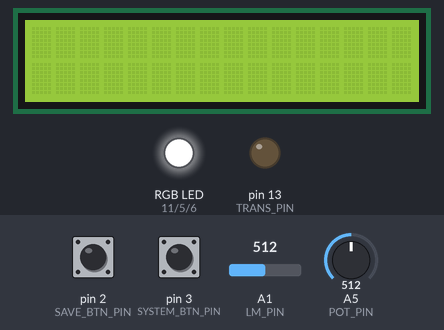
This sketch was run on a simulated Arduino Uno, built with avr-gcc and run on an emulated ATmega328P. On the bench: 16×2 character LCD, an RGB LED mixed from three pins (HIGH = lit), output pins drawn as LEDs (lit = HIGH). The test bench sets the inputs (shaded band); at power-on: pin 3 (SYSTEM_BTN_PIN) HIGH, pin 2 (SAVE_BTN_PIN) HIGH, A1 (LM_PIN) = 512, A5 (POT_PIN) = 512. EEPROM starts erased; pins used as bus, display or sensor lines are not drawn; what the sketch prints to the serial monitor is not drawn.

Above: at 1.2 s.
1.3 s: pin 3 (SYSTEM_BTN_PIN) pulled LOW for 0.15 s
At 2.3 s:
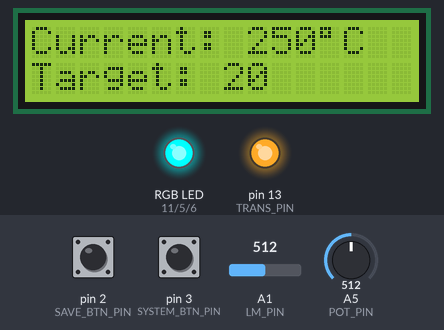
2.9 s: pin 2 (SAVE_BTN_PIN) pulled LOW for 0.15 s
At 3.6 s:
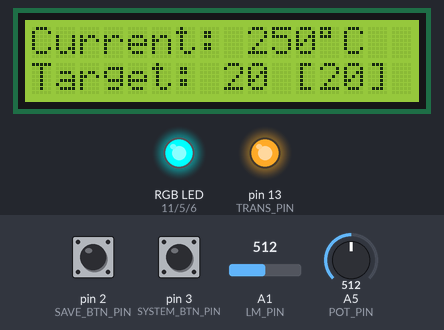
4.5 s: pin 2 (SAVE_BTN_PIN) pulled LOW for 1 s
At 5.9 s:
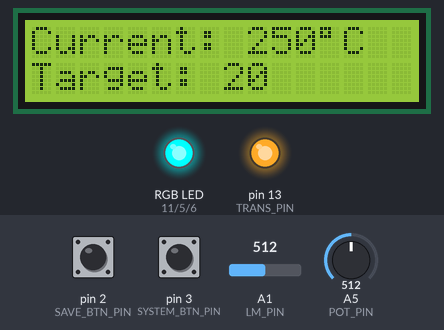
7.0 s: A1 (LM_PIN) set to 52
10.0 s: A1 (LM_PIN) set to 42
11.6 s: A1 (LM_PIN) set to 10
At 15.0 s:
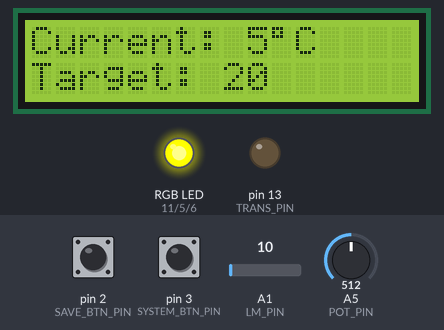
Timing chart, 0 to 15.6 s (numbered marks = the images above; inputs shaded):
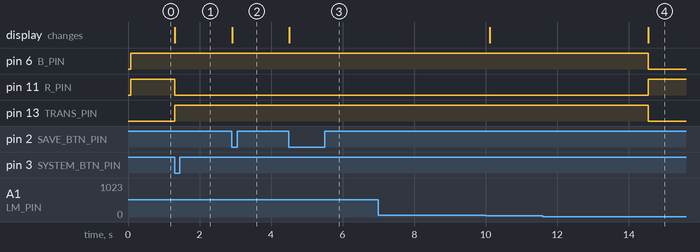

Measured:
- after the input at 1.3 s, pin 11 (R_PIN): HIGH → LOW at once; pin 13 (TRANS_PIN): LOW → HIGH at once; the display: changes at once (image 1)
- after the input at 2.9 s, the display: changes at once (image 2)
- after the input at 4.5 s, the display: changes at once (image 3)
- after the input at 7.0 s, every drawn part: stays the same
- after the input at 11.6 s, pin 5 (G_PIN): stays HIGH (without the input it goes to LOW after 2.9 s); pin 6 (B_PIN): HIGH → LOW after 2.9 s; the display: changes after 2.9 s (image 4)

The sketch:

main.ino
```cpp
#include <EEPROM.h>
#include <LiquidCrystal.h>

#define LM_PIN A1  // lm35
#define LM_VCC_PIN A3
#define POT_PIN A5  // potentiometer
#define SAVE_BTN_PIN 2
#define SYSTEM_BTN_PIN 3
#define TRANS_PIN 13  // npn transistor
#define R_PIN 11      // rgb red
#define G_PIN 5       // rgb green
#define B_PIN 6       // rgb blue

const int default_target = 20;  // 20 degrees Celsius
const int target_range = 20;    // target +-
const int min_target = default_target - target_range;
const int max_target = default_target + target_range;
const float target_error = 3;

const unsigned long debounce_time = 250;

const int sample_tick_interval = 500;  // 500 * 10ms = 5000ms
const int display_tick_interval = 500; // 500 * 10ms = 5000ms

const byte EEPROM_MAGIC = 0xAC;
const byte EEPROM_VERSION = 1;

const int ADDR_MAGIC = 0;
const int ADDR_VERSION = 1;
const int ADDR_STATE = 2;
const int ADDR_TARGET = 3;  // integer uses two bytes

enum State { OFF, COLD, NORMAL, HOT };
State system_state = OFF;

int sample_ticks = 0;
int display_ticks = 0;

int target = default_target;
int temp_target = default_target;
float temperature = 0.0;

volatile bool save_btn_flag = false;
volatile bool system_btn_flag = false;
volatile bool timer_flag = false;

bool edit_mode = false;

volatile unsigned long last_save_interrupt_time = 0;
volatile unsigned long last_system_interrupt_time = 0;

// LiquidCrystal(rs, enable, d4, d5, d6, d7)
LiquidCrystal lcd(4, 7, 8, 9, 10, 12);

void setup() {
  Serial.begin(9600);

  // pinMode(LM_VCC_PIN, OUTPUT);
  // digitalWrite(LM_VCC_PIN, HIGH);

  DDRC  |= (1 << 3); // set PORTC third register (A3) to "OUTPUT"
  PORTC |= (1 << 3); // set PORTC third register (A3) to "HIGH"

  pinMode(SAVE_BTN_PIN, INPUT_PULLUP);
  pinMode(SYSTEM_BTN_PIN, INPUT_PULLUP);
  pinMode(TRANS_PIN, OUTPUT);
  pinMode(R_PIN, OUTPUT);
  pinMode(G_PIN, OUTPUT);
  pinMode(B_PIN, OUTPUT);

  lcd.begin(16, 2);

  noInterrupts();
  TCCR1A = 0;                           // reset
  TCCR1B = 0;                           // reset
  TCNT1 = 0;                            // timer itself
  OCR1A = 156;                          // 10 ms / 0.064 ms = 156.25
  TCCR1B |= (1 << WGM12);               // CTC mode: clear timer on compare match
  TIMSK1 |= (1 << OCIE1A);              // enable compare match A interrupt
  TCCR1B |= (1 << CS12) | (1 << CS10);  // set prescaler 1024, this also starts the timer
  interrupts();

  attachInterrupt(digitalPinToInterrupt(SAVE_BTN_PIN), save_btn_isr, FALLING);
  attachInterrupt(digitalPinToInterrupt(SYSTEM_BTN_PIN), system_btn_isr, FALLING);

  load_settings();

  if (system_state == OFF) {
    set_state(OFF);
    Serial.println("Restored: OFF");
  } else {
    Serial.println("Restored: ON");
    read_lm();
    system_state = OFF;  // force update_state() to apply read_lm() output
    update_state();
  }
}

void loop() {

  if (save_btn_flag) {
    save_btn_flag = false;

    if (system_state == OFF) {
      save_state(OFF);
      Serial.println("Saved: state OFF");
    } else if (!edit_mode) {
      edit_mode = true;
      temp_target = target;
      read_potentiometer();
      update_display();
      Serial.println("Editing target...");
    } else {
      edit_mode = false;
      target = temp_target;
      read_lm();
      sample_ticks = 0;
      update_state();
      update_display();

      save_target();
      save_state(system_state);

      Serial.print("Saved: target ");
      Serial.print(target);
      Serial.println(" C, state ON");
    }
  }

  if (system_btn_flag) {
    system_btn_flag = false;

    if (system_state == OFF) {
      read_lm();
      update_state();
      Serial.println("Thermostat ON");
    } else {
      set_state(OFF);
      Serial.println("Thermostat OFF");
    }
  }

  if (timer_flag) {
    timer_flag = false;

    ++sample_ticks;
    ++display_ticks;

    if (system_state != OFF && edit_mode) {
      int old_target = temp_target;
      read_potentiometer();  // only pot is read while editing
      if (temp_target != old_target) {
        update_display();  // show pot change immediately
      }
    }

    if (sample_ticks >= sample_tick_interval) {
      sample_ticks = 0;

      if (system_state != OFF && !edit_mode) {  // LM35 is not read while editing
        read_lm();
        update_state();
      }
    }

    if (display_ticks >= display_tick_interval) {
      display_ticks = 0;

      if (system_state != OFF) {
        update_display();
        print_status_to_serial();
      }
    }
  }
}

ISR(TIMER1_COMPA_vect) {
  timer_flag = true;
}

void save_btn_isr() {
  unsigned long now = millis();

  if (now - last_save_interrupt_time >= debounce_time) {
    save_btn_flag = true;
    last_save_interrupt_time = now;
  }
}

void system_btn_isr() {
  unsigned long now = millis();

  if (now - last_system_interrupt_time >= debounce_time) {
    system_btn_flag = true;
    last_system_interrupt_time = now;
  }
}

void discharge_adc() {
  ADMUX = (1 << REFS0) | 0x0F;  // sets reference to 5V, connects ADC input to GND
  ADCSRA |= (1 << ADSC);        // makes a read, sampling capacitor drains to GND
  while (ADCSRA & (1 << ADSC));  // wait until hardware clears ADSC bit
}

void read_lm() {
  for (int i = 0; i < 5; ++i) {
    discharge_adc();
  }

  analogRead(LM_PIN); // discard first read
  long sum = 0;
  for (int i = 0; i < 20; ++i) {
    sum += analogRead(LM_PIN);
  }

  temperature = (sum / 20.0) * (5.0 / 1023.0) * 100.0;
  for (int i = 0; i < 5; ++i) {
    discharge_adc();
  }
}

void read_potentiometer() {
  for (int i = 0; i < 5; ++i) {
    discharge_adc();
  }

  analogRead(POT_PIN);  // discard first read
  long sum = 0;
  for (int i = 0; i < 20; ++i) {
    sum += analogRead(POT_PIN);
  }

  temp_target = map(sum / 20.0, 0, 1023, min_target, max_target);
  for (int i = 0; i < 5; ++i) {
    discharge_adc();
  }
}

void update_state() {
  if (temperature <= target - target_error) {
    if (system_state != COLD) {
      set_state(COLD);
      Serial.println("Switched to COLD");
    }
  } else if (temperature < target + target_error) {
    if (system_state != NORMAL) {
      set_state(NORMAL);
      Serial.println("Switched to NORMAL");
    }
  } else {
    if (system_state != HOT) {
      set_state(HOT);
      Serial.println("Switched to HOT");
    }
  }
}

void set_state(State new_state) {
  system_state = new_state;

  switch (new_state) {
    case OFF:
      edit_mode = false;
      temp_target = target;
      digitalWrite(TRANS_PIN, LOW);
      setRGB(0, 0, 0);
      lcd.clear();
      lcd.noDisplay();
      break;

    case COLD:
      lcd.display();
      digitalWrite(TRANS_PIN, LOW);
      setRGB(0, 0, 255);
      update_display();
      break;

    case NORMAL:
      lcd.display();
      digitalWrite(TRANS_PIN, LOW);
      setRGB(0, 255, 0);
      update_display();
      break;

    case HOT:
      lcd.display();
      digitalWrite(TRANS_PIN, HIGH);
      setRGB(255, 0, 0);
      update_display();
      break;
  }
}

void setRGB(int r, int g, int b) {
  analogWrite(R_PIN, 255 - r);
  analogWrite(G_PIN, 255 - g);
  analogWrite(B_PIN, 255 - b);
}

void update_display() {
  if (system_state == OFF) {
    return;
  }

  lcd.setCursor(0, 0);
  lcd.print("Current: ");
  lcd.print((int)round(temperature));
  lcd.write((byte)223);
  lcd.print("C   ");

  lcd.setCursor(0, 1);
  lcd.print("Target: ");
  lcd.print(target);

  if (edit_mode) {
    lcd.print(" [");
    lcd.print(temp_target);
    lcd.print("]");
  }

  lcd.print("      ");
}

void print_status_to_serial() {
  Serial.print("Curr: ");
  Serial.print((int)round(temperature));
  Serial.print(" C, Target: ");
  Serial.print(target);
  Serial.print(" C, System: ");

  switch (system_state) {
    case OFF:
      Serial.println("OFF");
      break;
    case COLD:
      Serial.println("COLD");
      break;
    case NORMAL:
      Serial.println("NORMAL");
      break;
    case HOT:
      Serial.println("HOT");
      break;
  }
}

void load_settings() {
  int saved_target;
  EEPROM.get(ADDR_TARGET, saved_target);
  byte saved_state = EEPROM.read(ADDR_STATE);

  bool valid = (EEPROM.read(ADDR_MAGIC) == EEPROM_MAGIC) && (EEPROM.read(ADDR_VERSION) == EEPROM_VERSION) && (saved_target >= min_target) && (saved_target <= max_target) && (saved_state <= HOT);

  if (!valid) {
    target = default_target;
    system_state = OFF;

    EEPROM.update(ADDR_MAGIC, EEPROM_MAGIC);
    EEPROM.update(ADDR_VERSION, EEPROM_VERSION);
    EEPROM.put(ADDR_TARGET, target);
    EEPROM.update(ADDR_STATE, (byte)OFF);

    Serial.println("EEPROM empty or corrupted, defaults saved");
  } else {
    target = saved_target;
    system_state = (State)saved_state;

    Serial.print("Loaded target temperature: ");
    Serial.println(target);
    Serial.print("Loaded previous state: ");
    Serial.println(saved_state);
  }

  temp_target = target;
}

void save_target() {
  EEPROM.put(ADDR_TARGET, target);
}

void save_state(State new_state) {
  EEPROM.update(ADDR_STATE, (byte)new_state);
}
```
